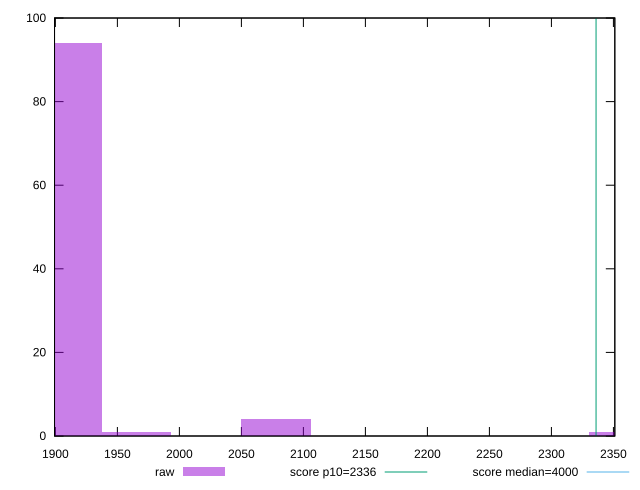

Write the gnuplot code that produced this figure.
reset

$raw <<EOF
2358.4169825057356 1
2077.6530560169576 4
1909.1947001236906 94
1965.3474854214462 1
EOF

set key outside below
set boxwidth 56.15278529775561
set xrange [1899.3210000000001:2351.135]
set yrange [0:100]
set trange [0:100]
set style fill transparent solid 0.5 noborder

set parametric
set terminal svg size 640, 490 enhanced background rgb 'white'
set output "report_0_00242021-02-20T12:25:28.543Z/first-contentful-paint/samples/pages+cached+noadtech/raw/histogram.svg"

plot $raw title "raw" with boxes, \
     2336,t title "score p10=2336", \
     4000,t title "score median=4000"

reset
